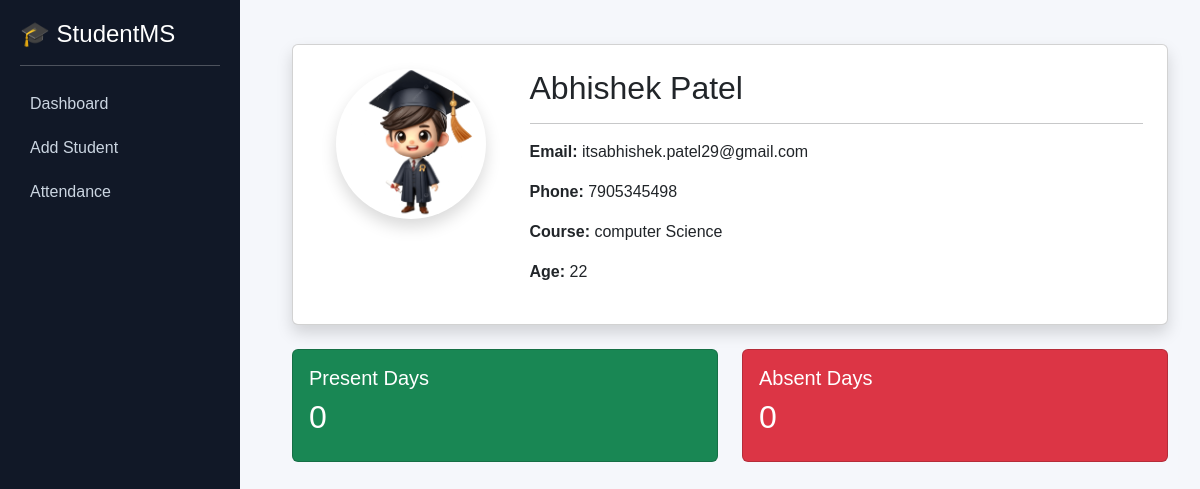
The app's page /student/8/ (signed in) with its own data.
### students/models.py (models this page shows, shortened)
class Student(models.Model):
    name = models.CharField(max_length=100)
    email = models.EmailField()
    phone = models.IntegerField()
    course = models.CharField(max_length=100)
    age = models.IntegerField()
    photo = models.ImageField(
    upload_to='students/',
    blank=True,
    null=True
)

### students/views.py (the view)
# urls.py: path('student/<int:id>/', views.student_profile, name='student_profile'),
@login_required
def student_profile(request, id):
    student = get_object_or_404(Student, id=id)
    attendance = Attendance.objects.filter(student=student)
    present_count = attendance.filter(status='Present').count()
    absent_count = attendance.filter(status='Absent').count()
    return render(request, 'students/student_profile.html', {
        'student': student,
        'present_count': present_count,
        'absent_count': absent_count
    })

### students/templates/students/student_profile.html
{% extends 'students/base.html' %}
{% block content %}
<div class="container mt-4">
    <div class="card shadow p-4">
        <div class="row">
            <div class="col-md-3 text-center">
                {% if student.photo %}
                    <img src="{{ student.photo.url }}"
                         width="150"
                         height="150"
                         class="rounded-circle shadow">
                {% else %}
                    <div class="border rounded-circle d-flex align-items-center justify-content-center shadow mx-auto"
                         style="width:150px; height:150px;">
                        No Photo
                    </div>
                {% endif %}
            </div>
            <div class="col-md-9">
                <h2>{{ student.name }}</h2>
                <hr>
                <p><strong>Email:</strong> {{ student.email }}</p>
                <p><strong>Phone:</strong> {{ student.phone }}</p>
                <p><strong>Course:</strong> {{ student.course }}</p>
                <p><strong>Age:</strong> {{ student.age }}</p>
            </div>
        </div>
    </div>
    <br>
    <div class="row">
        <div class="col-md-6">
            <div class="card p-3 bg-success text-white">
                <h5>Present Days</h5>
                <h2>{{ present_count }}</h2>
            </div>
        </div>
        <div class="col-md-6">
            <div class="card p-3 bg-danger text-white">
                <h5>Absent Days</h5>
                <h2>{{ absent_count }}</h2>
            </div>
        </div>
    </div>
</div>
{% endblock %}

### students/templates/students/base.html (style rules this page uses)
body { background: #f5f7fb; font-family: Arial; }

### records on screen
Student: photo (picture), name "Abhishek Patel", email "itsabhishek.patel29@gmail.com", phone "7905345498", course "computer Science", age "22"

### other values on screen
{{ present_count }} "0"
{{ absent_count }} "0"
